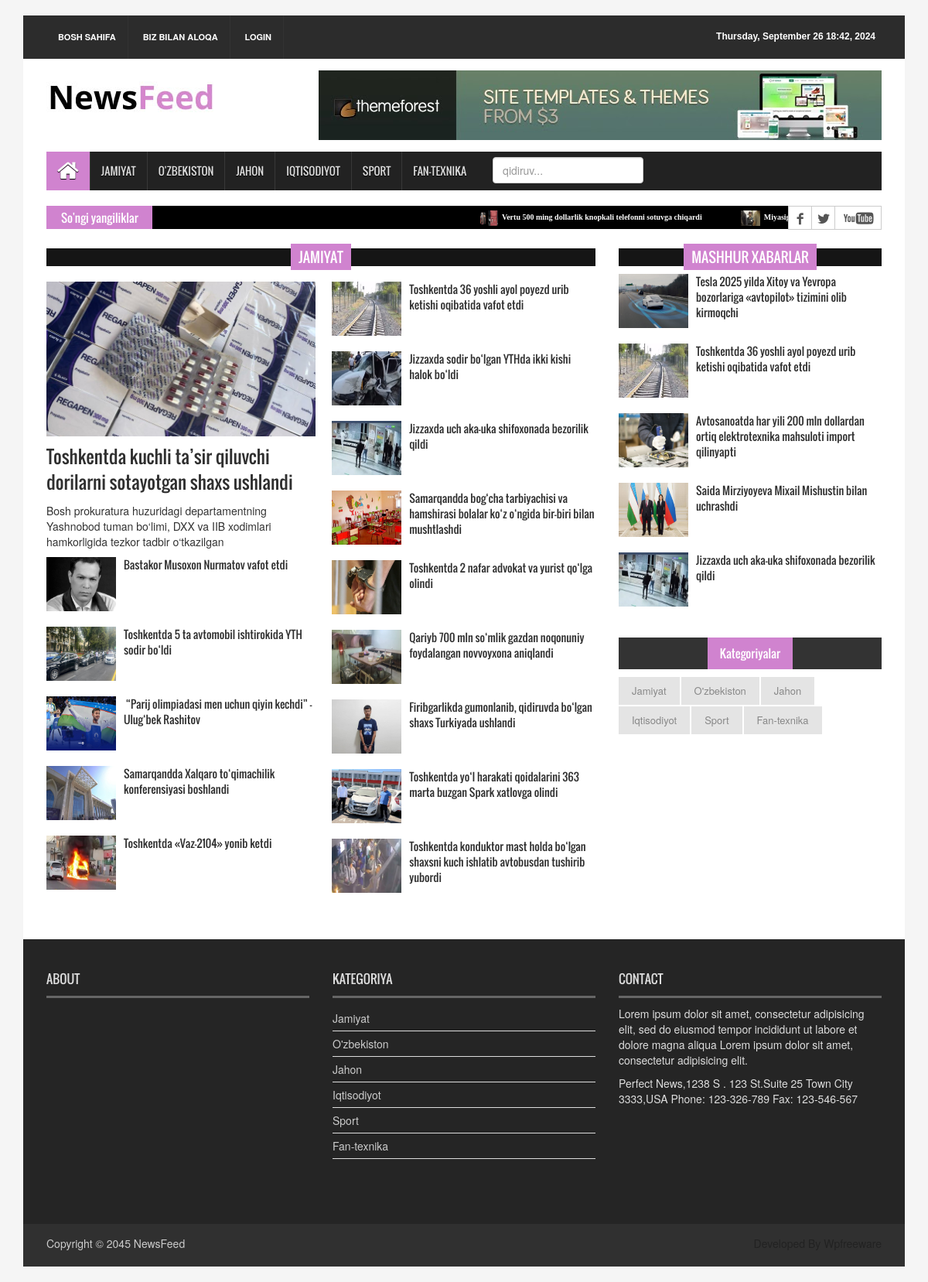
The page /category/jamiyat/ on the database its author committed.
### app_news/models.py (models this page shows, shortened)
class Categories(models.Model):
    name = models.CharField(max_length=50)
    slug = models.CharField(max_length=50)
    class Meta:
        verbose_name_plural = 'Categories'
        verbose_name = 'category'

class News(models.Model):
    class Status(models.TextChoices):
        Draft = 'DF', 'draft'
        Published = 'PB', 'published'
    title = models.CharField(max_length=200)
    slug = models.SlugField(max_length=200, unique=True)
    body = models.TextField()
    image = models.ImageField(upload_to='news/images')
    created_time = models.DateTimeField(auto_now_add=True)
    updated_time = models.DateTimeField(auto_now=True)
    published_time = models.DateTimeField(default=timezone.now)
    category = models.ForeignKey('app_news.Categories', on_delete=models.CASCADE)
    status = models.CharField(max_length=2,
                               choices=Status.choices,
                               default=Status.Draft
                               )
    author = models.ForeignKey('app_news.Authors', null=True, blank=True, on_delete=models.SET_NULL)
    published = PublishedManager()
    objects = models.Manager()
    class Meta:
        ordering = ['-published_time']
        verbose_name_plural = 'News'
        verbose_name = 'one news'

### app_news/views.py (the view)
# urls.py: path('category/<slug:slug>/', views.CategoryPageView.as_view(), name='category_page'),
class CategoryPageView(TemplateView):
    template_name = 'main_pages/category_page.html'
    def get_context_data(self, *args, object_list=None, **kwargs):
        context = super().get_context_data(**kwargs)
        slug = kwargs.get('slug')
        category = get_object_or_404(Categories, slug=slug)
        news_items = News.published.filter(category=category).order_by("-published_time")
        news_main = news_items.first()
        total_items = len(news_items)
        if total_items > 4:
            split_index = (total_items - 4) // 2
            news_first__half = news_items[1:split_index + 1]
            news_second__half = news_items[split_index + 1:]
        else:
            news_first__half = []
            news_second__half = news_items[1:]
        context.update({
            "category": category,
            "news_main": news_main,
            "news_first__half": news_first__half,
            "news_second__half": news_second__half
        })
        return context

### app_news/context_processor.py (called while the page is built)
def common_views(request):
    latest_news = News.published.order_by('-published_time')[:10]
    popular_news = News.published.order_by('?')[:5]
    category_list = Categories.objects.all()
    context = {
        "latest_news": latest_news,
        "popular_news": popular_news,
        "category_list": category_list
    }
    return context

### app_news/templatetags/custom_filters.py (called while the page is built)
@register.filter(name='cut_until_dot')
def cut_until_dot(value):
    if isinstance(value, str):
        return value.partition('.')[0]
    return value

### templates/main_pages/category_page.html (shortened to what this page needs)
{% extends 'base/news_base.html' %}
{% load custom_filters %}
{% block content %}
    <div class="col-lg-8 col-md-8 col-sm-8">
            <div class="left_content">
                <div class="single_post_content">
                    <div class="single_post_content">
                    <h2><a href="{% url 'category_page' category.slug %}"><span>{{ category.name }}</span></a></h2>
                    <div class="single_post_content_left">
                      <ul class="business_catgnav  wow fadeInDown">
                        <li>
                          <figure class="bsbig_fig"> <a href="{% url 'single_page' news_main.slug %}" class="featured_img"> <img alt="" src="{{ news_main.image.url }}"> <span class="overlay"></span> </a>
                            <figcaption> <a href="{% url 'single_page' news_main.slug %}">{{ news_main.title }}</a> </figcaption>
                            <p>{{ news_main.body | cut_until_dot}}</p>
                          </figure>
                        </li>
                      </ul>
                      <ul class="spost_nav">
                        {% for news in news_first__half %}
                          <li>
                            <div class="media wow fadeInDown"> <a href="{% url 'single_page' news.slug %}" class="media-left"> <img alt="" src="{{ news.image.url }}"> </a>
                              <div class="media-body"> <a href="{% url 'single_page' news.slug %}" class="catg_title">{{ news.title }}</a> </div>
                            </div>
                          </li>
                        {% endfor %}
                      </ul>
                    </div>
                    <div class="single_post_content_right">
                      <ul class="spost_nav">
                          {% for news in news_second__half %}
                        <li>
                          <div class="media wow fadeInDown"> <a href="{% url 'single_page' news.slug %}" class="media-left"> <img alt="" src="{{ news.image.url }}"> </a>
                            <div class="media-body"> <a href="{% url 'single_page' news.slug %}" class="catg_title">{{ news.title }}</a> </div>
                          </div>
                        </li>
                        {% endfor %}
                      </ul>
                    </div>
                </div>
                </div>
            </div>
        </div>
{% endblock %}

### templates/base/news_base.html (shortened to what this page needs)
{% load static %}
<!DOCTYPE html>
<html>
<head>
<link rel="stylesheet"  href="{% static 'assets/css/bootstrap.min.css' %}">
<link rel="stylesheet" type="text/css" href="{% static 'assets/css/font-awesome.min.css' %}">
<link rel="stylesheet" type="text/css" href="{% static 'assets/css/animate.css' %}">
<link rel="stylesheet" type="text/css" href="{% static 'assets/css/font.css' %}">
<link rel="stylesheet" type="text/css" href="{% static 'assets/css/li-scroller.css' %}">
<link rel="stylesheet" type="text/css" href="{% static 'assets/css/slick.css' %}">
<link rel="stylesheet" type="text/css" href="{% static 'assets/css/jquery.fancybox.css' %}">
<link rel="stylesheet" type="text/css" href="{% static 'assets/css/theme.css' %}">
<link rel="stylesheet" type="text/css" href="{% static 'assets/css/style.css' %}">
</head>
<body>
<div class="container">
  <header id="header">
    <div class="row">
      <div class="col-lg-12 col-md-12 col-sm-12">
        <div class="header_top">
          <div class="header_top_left">
            <ul class="top_nav">
              <li><a href="{% url 'home_page' %}">Bosh sahifa</a></li>
              <li><a href="{% url 'contact_page' %}">Biz bilan aloqa</a></li>
              <li>
                  {% if user.is_authenticated %}
                    <a href="{% url 'user_profile' %}">Profile</a>
                  {% else %}
                    <a href="{% url 'login' %}">Login</a>
                  {% endif %}
              </li>
            </ul>
          </div>
          <div class="header_top_right">
            <p>{% now "l, F d H:i, Y" %}</p>
          </div>
        </div>
      </div>
      <div class="col-lg-12 col-md-12 col-sm-12">
        <div class="header_bottom">
          <div class="logo_area"><a href="{% url 'home_page' %}" class="logo"><img src="{% static 'images/logo.jpg' %}" alt=""></a></div>
          <div class="add_banner"><a href="#"><img src="{% static 'images/addbanner_728x90_V1.jpg' %}" alt=""></a></div>
        </div>
      </div>
    </div>
  </header>
  <section id="navArea">
    <nav class="navbar navbar-inverse" role="navigation">
      <div id="navbar" class="navbar-collapse collapse">
        <ul class="nav navbar-nav main_nav">
          <li class="active"><a href="{% url 'home_page' %}"><span class="fa fa-home desktop-home"></span><span class="mobile-show">Home</span></a></li>
           {% for category in category_list %}
          <li><a href="{% url 'category_page' category.slug %}">{{ category.name }}</a></li>
           {% endfor %}
          <li style="margin-top: 7px; margin-left: 20px">
            <form method="get" action="{% url 'search_result_page' %}">
                <input type="search" name="q" class="form-control" placeholder="qidiruv...">
            </form>
          </li>
        </ul>
      </div>
    </nav>
  </section>
  <section id="newsSection">
    <div class="row">
      <div class="col-lg-12 col-md-12">
        <div class="latest_newsarea"><a href="{% url 'news_list' %}"><span>So'ngi yangiliklar</span></a>
          <ul id="ticker01" class="news_sticker">
             {% for news in latest_news %}
            <li><a href="{% url 'single_page' news.slug %}"><img src="{{ news.image.url }}" alt="">{{ news.title }}</a></li>
             {% endfor %}
          </ul>
          <div class="social_area">
            <ul class="social_nav">
              <li class="facebook"><a href="https://www.facebook.com/kunuznews/"></a></li>
              <li class="twitter"><a href="https://twitter.com/KunUzNews"></a></li>
              <li class="youtube"><a href="https://www.youtube.com/@kunuz_official"></a></li>
            </ul>
          </div>
        </div>
      </div>
    </div>
  </section>
  <section id="contentSection">
    <div class="row">
        {% block content %}
        {% endblock %}
        <div class="col-lg-4 col-md-4 col-sm-4">
        <aside class="right_content">
          <div class="single_sidebar">
            <h2><span>Mashhur Xabarlar</span></h2>
            <ul class="spost_nav">
              {% for news in popular_news %}
              <li>
                <div class="media wow fadeInDown"> <a href="{% url 'single_page' news.slug %}" class="media-left"> <img alt="" src="{{ news.image.url }}"> </a>
                  <div class="media-body"> <a href="{% url 'single_page' news.slug %}" class="catg_title">{{ news.title }}</a>
                  </div>
                </div>
              </li>
               {% endfor %}
            </ul>
          </div>
          <div class="single_sidebar">
            <ul class="nav nav-tabs" role="tablist">
              <li role="presentation" class="active"><a href="#category" aria-controls="home" role="tab" data-toggle="tab">Kategoriyalar</a></li>
            </ul>
            <div class="tab-content">
              <div role="tabpanel" class="tab-pane active" id="category">
                <ul>
                   {% for category in category_list %}
                  <li class="cat-item"><a href="{% url 'category_page' category.slug %}">{{ category.name | capfirst }}</a></li>
                   {% endfor %}
                </ul>
              </div>
            </div>
          </div>
        </aside>
      </div>
    </div>
  </section>
  <footer id="footer">
    <div class="footer_top">
      <div class="row">
        <div class="col-lg-4 col-md-4 col-sm-4">
          <div class="footer_widget wow fadeInLeftBig">
            <h2>About</h2>
          </div>
        </div>
        <div class="col-lg-4 col-md-4 col-sm-4">
          <div class="footer_widget wow fadeInDown">
            <h2>Kategoriya</h2>
            <ul class="tag_nav">
                {% for category in category_list %}
              <li><a href="{% url 'category_page' category.slug %}">{{ category.name | capfirst }}</a></li>
                {% endfor %}
            </ul>
          </div>
        </div>
        <div class="col-lg-4 col-md-4 col-sm-4">
          <div class="footer_widget wow fadeInRightBig">
            <h2>Contact</h2>
            <p>Lorem ipsum dolor sit amet, consectetur adipisicing elit, sed do eiusmod tempor incididunt ut labore et dolore magna aliqua Lorem ipsum dolor sit amet, consectetur adipisicing elit.</p>
            <address>
            Perfect News,1238 S . 123 St.Suite 25 Town City 3333,USA Phone: 123-326-789 Fax: 123-546-567
            </address>
          </div>
        </div>
      </div>
    </div>
    <div class="footer_bottom">
      <p class="copyright">Copyright &copy; 2045 <a href="{% url 'home_page' %}">NewsFeed</a></p>
      <p class="developer">Developed By Wpfreeware</p>
    </div>
  </footer>
</div>
</body>
</html>

### static/assets/css/li-scroller.css (style rules this page uses)
ul.newsticker { position:relative; left:750px; font:bold 10px Verdana; list-style-type:none; margin:0; padding:0 }
ul.newsticker li { float:left; margin:0; padding:0 }
ul.newsticker a { white-space:nowrap; padding:0; color:#fff; margin:0 50px 0 0 }
ul.newsticker a > img { height:20px; margin-right:5px; width:25px }

### static/assets/css/theme.css (style rules this page uses)
.navbar-inverse .navbar-nav > .active > a, .navbar-inverse .navbar-nav > .active > a:hover, .navbar-inverse .navbar-nav > .active > a:focus { background-color:#d083cf }
.latest_newsarea span { background:none repeat scroll 0 0 #d083cf }
.single_post_content > h2 span { background:none repeat scroll 0 0 #d083cf }
.single_sidebar > h2 span { background:none repeat scroll 0 0 #d083cf }
.nav-tabs > li.active > a, .nav-tabs > li.active > a:hover, .nav-tabs > li.active > a:focus { background-color:#d083cf }

### rows shown on the page
Categories: name "JAMIYAT", name "Jamiyat"
Categories: name "O'ZBEKISTON", name "O'zbekiston"
Categories: name "JAHON", name "Jahon"
Categories: name "IQTISODIYOT", name "Iqtisodiyot"
Categories: name "SPORT", name "Sport"
Categories: name "FAN-TEXNIKA", name "Fan-texnika"
News: image (picture), title "Vertu 500 ming dollarlik knopkali telefonni sotuvga chiqardi"
News: image (picture), title "Miyasiga…"
News: image (picture), title "Toshkentda kuchli ta’sir qiluvchi dorilarni sotayotgan shaxs ushlandi", body "Bosh prokuratura huzuridagi departamentning Yashnobod tuman bo‘limi, DXX va IIB xodimlari hamkorligida tezkor tadbir o‘tkazilgan"
News: image (picture), title "Bastakor Musoxon Nurmatov vafot etdi"
News: image (picture), title "Toshkentda 5 ta avtomobil ishtirokida YTH sodir bo‘ldi"
News: image (picture), title "“Parij olimpiadasi men uchun qiyin kechdi” – Ulug‘bek Rashitov"
News: image (picture), title "Samarqandda Xalqaro to‘qimachilik konferensiyasi boshlandi"
News: image (picture), title "Toshkentda «Vaz-2104» yonib ketdi"
News: image (picture), title "Toshkentda 36 yoshli ayol poyezd urib ketishi oqibatida vafot etdi"
News: image (picture), title "Jizzaxda sodir bo‘lgan YTHda ikki kishi halok bo‘ldi"
News: image (picture), title "Jizzaxda uch aka-uka shifoxonada bezorilik qildi"
News: image (picture), title "Samarqandda bog‘cha tarbiyachisi va hamshirasi bolalar ko‘z o‘ngida bir-biri bilan mushtlashdi"
News: image (picture), title "Toshkentda 2 nafar advokat va yurist qo‘lga olindi"
News: image (picture), title "Qariyb 700 mln so‘mlik gazdan noqonuniy foydalangan novvoyxona aniqlandi"
News: image (picture), title "Firibgarlikda gumonlanib, qidiruvda bo‘lgan shaxs Turkiyada ushlandi"
News: image (picture), title "Toshkentda yo‘l harakati qoidalarini 363 marta buzgan Spark xatlovga olindi"
News: image (picture), title "Toshkentda konduktor mast holda bo‘lgan shaxsni kuch ishlatib avtobusdan tushirib yubordi"
News: image (picture), title "Tesla 2025 yilda Xitoy va Yevropa bozorlariga «avtopilot» tizimini olib kirmoqchi"
News: image (picture), title "Avtosanoatda har yili 200 mln dollardan ortiq elektrotexnika mahsuloti import qilinyapti"
News: image (picture), title "Saida Mirziyoyeva Mixail Mishustin bilan uchrashdi"
